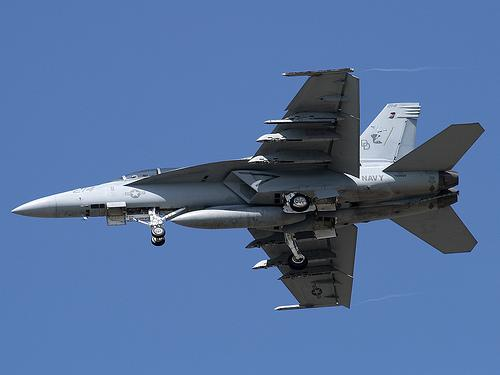
#> input picture images/image_000.jpg, 500 x 375 px; its folder holds only this picture in this run
$ jupyter execute --allow-errors Alpha_expansion.ipynb
#> lines starting #> are read from the running program, lines starting #| are printed output that depends on the picture
### alpha_expansion/alpha_expansion_dinic.py
import cv2
import numpy as np
from max_flow.graph import Graph
from max_flow.solvers.dinic import DinicSolver


class AlphaExpansion:
    def __init__(self, image_path, source_weight=10, sink_weight=10, sigma=15, source_label=255, resize=(128, 128)):
        self.image_path = image_path
        self.source_weight = source_weight
        self.sink_weight = sink_weight
        self.sigma = sigma
        self.source_label = source_label

        self.image = cv2.imread(self.image_path, cv2.IMREAD_GRAYSCALE)
        self.image = cv2.resize(self.image, resize)
        if self.image is None:
            raise ValueError(
                f"Impossible de charger l'image depuis {self.image_path}")

        self.height, self.width = self.image.shape
        self.segmented_image = np.zeros_like(self.image, dtype=np.uint8)

        self.num_pixels = self.height * self.width
        self.source = self.num_pixels  # Source node index
        self.sink = self.num_pixels + 1  # Sink node index

        self.graph = Graph(self.num_pixels + 2, self.source, self.sink)

    def neighbor_weight(self, intensity1, intensity2):
        diff = intensity1 - intensity2
        return np.exp(- (diff ** 2) / (2 * (self.sigma ** 2)))

    # [39 lines left out: functions build_graph, add_terminal_nodes, min_cut, not called in this run]


# [7 lines that do not run on import are left out]

### Alpha_expansion.ipynb
# Test sur 20 images

[cell 1]
import os
import sys
import numpy as np
from PIL import Image
from alpha_expansion.alpha_expansion_dinic import AlphaExpansion
import cv2
import matplotlib.pyplot as plt


def process_image(k, folder_path, image_index=0, resize_shape=(64, 64)):
#> called with k = 2, folder_path = 'images', image_index = 0, resize_shape = (64, 64)
    k_values = np.linspace(0, 255, num=k+1, dtype=int)[1:][::-1]
    print(f"Seuils utilisés : {k_values}")

    if not os.path.isdir(folder_path):
        raise ValueError(f"Le dossier spécifié '{folder_path}' n'existe pas.")

    image_files = [f for f in os.listdir(folder_path) if f.lower().endswith(('png', 'jpg', 'jpeg'))]
    if not image_files:
        raise ValueError(f"Aucune image trouvée dans le dossier '{folder_path}'.")

    if image_index >= len(image_files):
        raise ValueError(f"L'index {image_index} est hors des limites (nombre d'images : {len(image_files)}).")

    image_file = image_files[image_index]
    image_path = os.path.join(folder_path, image_file)
    image = cv2.imread(image_path, cv2.IMREAD_GRAYSCALE)
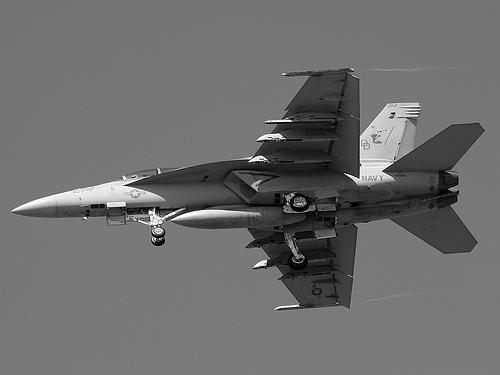
#> image: shape (375, 500); min 0, max 255, mean 109.6
    image = cv2.resize(image, resize_shape, interpolation=cv2.INTER_AREA)
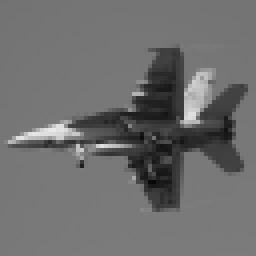
#> image: shape (64, 64) (shown 4 times larger); min 7, max 233, mean 109.6
    if image is None:
        raise ValueError(f"Impossible de charger l'image '{image_path}'.")

    igc = AlphaExpansion(image_path, source_weight=10, sink_weight=10, sigma=15, source_label=255, resize=resize_shape)
#> in __init__, `self.image = cv2.resize(self.image, resize)`:
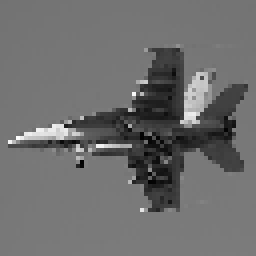
#> self.image: shape (64, 64) (shown 4 times larger); min 2, max 253, mean 109.4
    igc.build_graph()

    fig, axes = plt.subplots(1, k+1, figsize=(10, 5))
    axes[0].imshow(image, cmap='gray')
    axes[0].set_title("Original")
    axes[0].axis('off')

    for i, k_val in enumerate(k_values):
        igc.source_label = k_val
        igc.add_terminal_nodes()
        igc.min_cut()
        segmentation = igc.segmented_image  # Utilise l'image segmentée après min_cut()
        axes[i+1].imshow(segmentation, cmap='gray')
        axes[i+1].set_title(f"k={k_val}")
        axes[i+1].axis('off')
    cv2.imshow("Segmented Image", igc.segmented_image)
    cv2.waitKey(0)
    cv2.destroyAllWindows()
    print(igc.graph.capacity[:10, :10])


    plt.tight_layout()
    plt.show()
    plt.close()

folder_path = "images"
process_image(k=2, folder_path=folder_path, image_index=0, resize_shape=(64, 64))
#> (the call stopped at in __init__, `self.graph = Graph(self.num_pixels + 2, self.source, self.sink)`: max_flow is not available in this run)

$ run again, on images/image_004.jpg
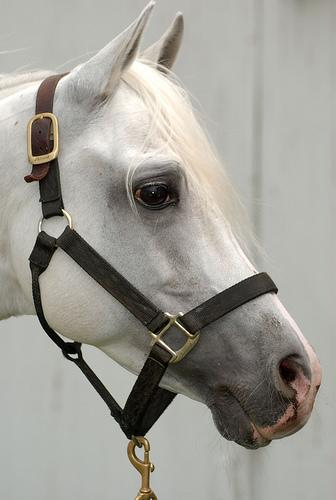
#> input picture images/image_004.jpg, 336 x 500 px
#> in process_image, `image = cv2.resize(image, resize_shape, interpolation=cv2.INTER_AREA)`:
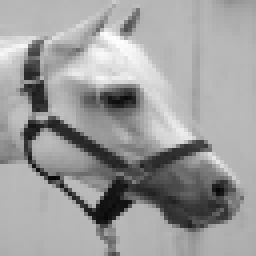
#> image: shape (64, 64) (shown 4 times larger); min 6, max 253, mean 157.2
#> in __init__, `self.image = cv2.resize(self.image, resize)`:
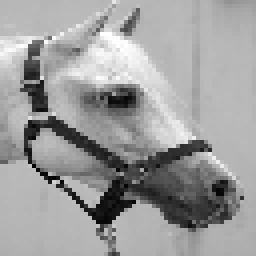
#> self.image: shape (64, 64) (shown 4 times larger); min 3, max 255, mean 157.3

$ run again, on images/image_005.jpg
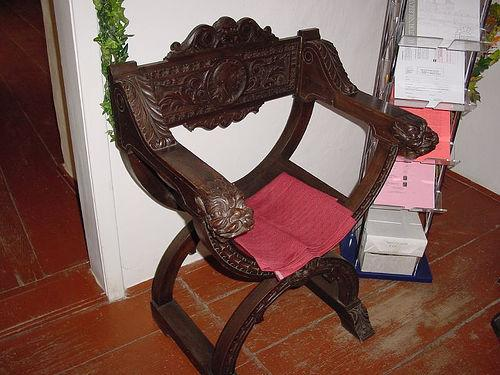
#> input picture images/image_005.jpg, 500 x 375 px
#> in process_image, `image = cv2.imread(image_path, cv2.IMREAD_GRAYSCALE)`:
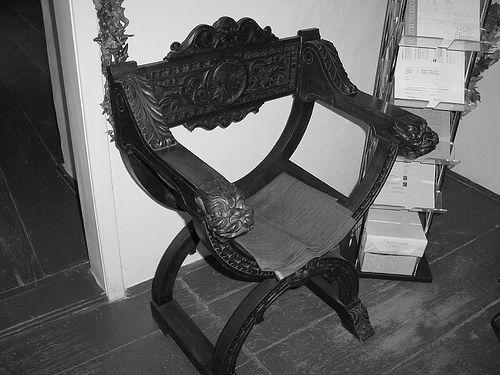
#> image: shape (375, 500); min 0, max 255, mean 98.2
#> in __init__, `self.image = cv2.resize(self.image, resize)`:
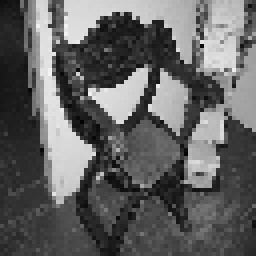
#> self.image: shape (64, 64) (shown 4 times larger); min 1, max 243, mean 98.1

$ run again, on images/image_006.jpg
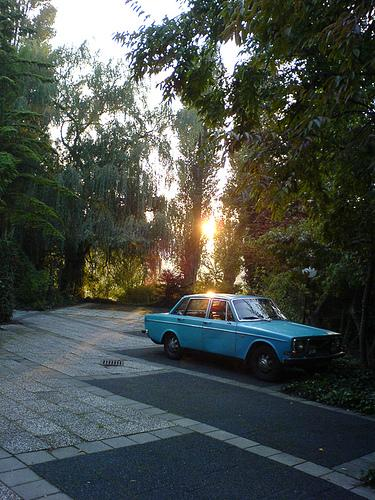
#> input picture images/image_006.jpg, 375 x 500 px
#> in process_image, `image = cv2.resize(image, resize_shape, interpolation=cv2.INTER_AREA)`:
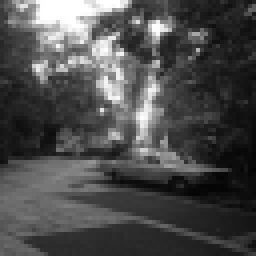
#> image: shape (64, 64) (shown 4 times larger); min 4, max 255, mean 76.2
#> in __init__, `self.image = cv2.resize(self.image, resize)`:
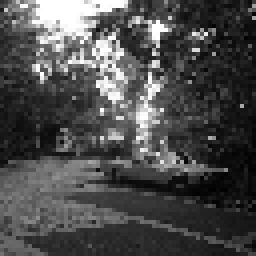
#> self.image: shape (64, 64) (shown 4 times larger); min 1, max 255, mean 75.9

$ run again, on images/image_001.jpg
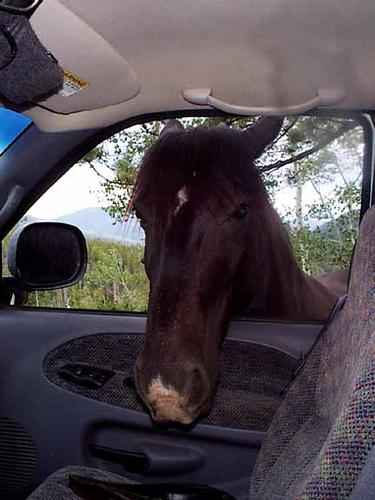
#> input picture images/image_001.jpg, 375 x 500 px
#> in process_image, `image = cv2.resize(image, resize_shape, interpolation=cv2.INTER_AREA)`:
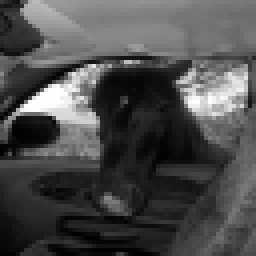
#> image: shape (64, 64) (shown 4 times larger); min 0, max 254, mean 76.2
#> in __init__, `self.image = cv2.resize(self.image, resize)`:
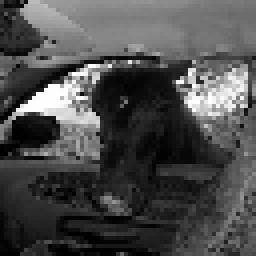
#> self.image: shape (64, 64) (shown 4 times larger); min 0, max 255, mean 76.1
